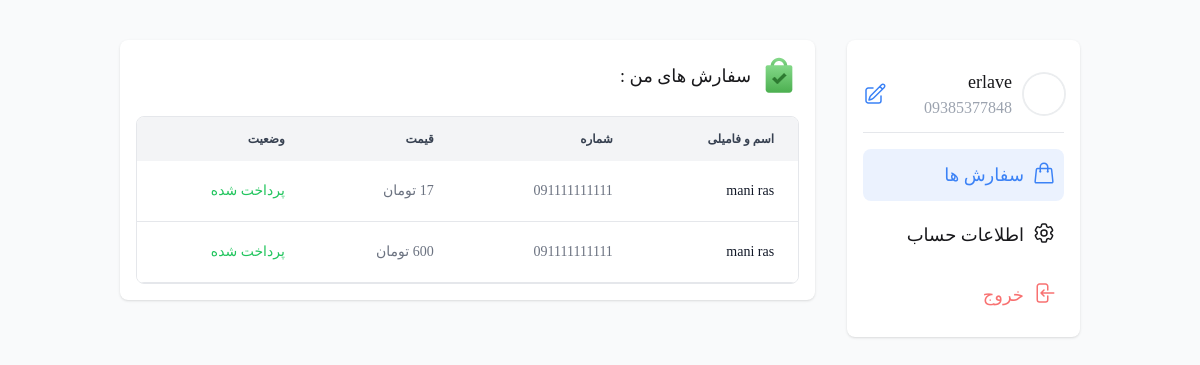
The app's page /panel/dashboard_order/ (signed in) with its own data.
### account_module/models.py (models this page shows, shortened)
class CustomUser(AbstractBaseUser, PermissionsMixin):
    phone_number = models.CharField(max_length=11, unique=True, verbose_name="شماره موبایل")
    email = models.EmailField(unique=True, null=True, blank=True, verbose_name="ایمیل")
    full_name = models.CharField(max_length=50, blank=True, null=True, verbose_name="نام ونام خانوادگی")
    is_active = models.BooleanField(default=False)
    is_staff = models.BooleanField(default=False)
    date_joined = models.DateTimeField(default=timezone.now)
    objects = CustomUserManager()
    class Meta:
        verbose_name_plural = 'کاربر سفارشی'
    USERNAME_FIELD = "phone_number"
    REQUIRED_FIELDS = []  # موقع ساخت ادمین، ایمیل اجباری نیست

### order_module/models.py (models this page shows, shortened)
class Order(models.Model):
    PAYMENT_METHODS = (
        ('online', 'پرداخت اینترنتی'),
        ('cod', 'پرداخت درب منزل'),
        ('credit', 'پرداخت اعتباری'),
    )
    user = models.ForeignKey(CustomUser, on_delete=models.CASCADE, verbose_name='کاربر')
    is_paid = models.BooleanField(default=False, verbose_name='نهایی شده/ نشده')
    total_price = models.DecimalField(blank=True, null=True,max_digits=12, decimal_places=0, default=0, verbose_name='قیمت کل سفارش')
    first_name = models.CharField(blank=True, null=True,max_length=100, verbose_name="نام")
    last_name = models.CharField(blank=True, null=True,max_length=100, verbose_name="نام خانوادگی")
    province = models.CharField(blank=True, null=True,max_length=100, verbose_name="استان")
    city = models.CharField(blank=True, null=True,max_length=100, verbose_name="شهر")
    address = models.TextField(blank=True, null=True,verbose_name="آدرس")
    phone = models.CharField(blank=True, null=True,max_length=20, verbose_name="تلفن")
    postal_code = models.CharField(blank=True, null=True,max_length=20, verbose_name="کد پستی")
    description = models.TextField(blank=True, null=True, verbose_name="توضیحات")
    payment_method = models.CharField(blank=True, null=True,max_length=20, choices=PAYMENT_METHODS, verbose_name="روش پرداخت")
    class Meta:
        verbose_name = 'سبد خرید'
        verbose_name_plural = 'سبدهای خرید کاربران'

### user_panel/views.py (the view)
class dash_order(LoginRequiredMixin, TemplateView):
    template_name = "user_panel/dashboard_cart.html"
    login_url = 'login_url'
    def get(self, request, *args, **kwargs):
        order = Order.objects.filter(
            user=request.user,
            is_paid=True
        )
        context = {
            "order": order
        }
        return render(request, self.template_name, context)

### order_module/context_processors.py (called while the page is built)
def cart_products(request ):
    order = None
    cart_items = None
    order_details =None
    if request.user.is_authenticated:
        try:
            order = Order.objects.get(user=request.user, is_paid=False)
            order_details = order.orderdetails_set.all()
            cart_items = order.orderdetails_set.all()
        except Order.DoesNotExist:
            cart_items = None
            order = None
    return {"cart_items": cart_items,
            "order" : order,
            "order_details": order_details,}

### site_module/context_processors.py (called while the page is built)
def site_settings(request):
    setting = SiteSetting.objects.filter(is_main_setting=True).first()
    return {'site_setting': setting}

### user_panel/templates/user_panel/dashboard_cart.html (shortened to what this page needs)
{% extends "base_dash.html" %}
{% load static %}
{% block content %}
    <main class="container relative">
        <div class="flex flex-col lg:flex-row gap-x-8 mt-10">
            <div class="lg:sticky mb-8 top-1 h-fit lg:w-1/4 hidden lg:flex flex-col gap-y-4 items-center shadow rounded-lg p-4 dark:bg-gray-800 bg-white">
                 <div class="w-full flex items-center justify-between border-b border-gray-200 dark:border-white/20 py-3">
                    <div class="flex items-center gap-x-3">
                        <img src={% static "/images/svg/user.png" %} class="size-10 ring-2 ring-gray-400/20 rounded-full"
                            alt="AVATAR">
                        <span class="felx flex-col gap-y-2">
                            <p class="font-DanaMedium text-lg">{% if  request.user.full_name%}{{request.user.full_name}}{% endif %}  </p>
                            <p class="text-gray-400">{{request.user.phone_number}}</p>
                        </span>
                    </div>
                    <span>
                        <svg class="w-6 h-6 cursor-pointer text-blue-500">
                            <use href="#edit"></use>
                        </svg>
                    </span>
                </div>
                <ul
                class="w-full relative space-y-2 child:duration-300 child:transition-all child:py-3  child:px-2 child:flex child:gap-x-2 text-lg child:cursor-pointer child:rounded-lg">
                <li class=" bg-blue-500/10 text-blue-500">
                    <svg class="w-6 h-6 ">
                        <use href="#shopping-bag"></use>
                    </svg>
                    <a href={% url "dashboard_order" %}>
                        سفارش ها
                </li>
                <li class="hover:text-blue-500">
                    <svg class="w-6 h-6 ">
                        <use href="#cog"></use>
                    </svg>
                    <a href={% url "account_dashboard" %}>اطلاعات حساب </a>
                </li>
                <li class="text-red-400">
                    <svg class="w-6 h-6 ">
                        <use href="#arrow-left-end"></use>
                    </svg>
                    <a href={% url "logout" %}>خروج</a>
                </li>
            </ul>
            </div>
            <div class="lg:w-3/4">
               <div class="flex flex-col shadow rounded-lg p-4 dark:bg-gray-800 bg-white mt-5 lg:mt-0">
               <span class="flex items-center justify-between">
                 <span class="flex items-center gap-x-2">
                    <img src={% static "images/svg/status-delivered.svg" %} class="w-10" alt="">
                    <h2 class="font-DanaMedium text-lg">سفارش های من :</h2>
                </span>
               </span>
                <div class="relative mt-5 overflow-x-auto rounded-lg border border-gray-200 dark:border-gray-700">
                    <table class="w-full text-sm text-right text-gray-500 dark:text-gray-400">
                        <thead class="text-xs text-gray-700  bg-gray-100 dark:bg-gray-900 dark:text-gray-200">
                              <tr>
                                    <th scope="col" class="px-6 py-3.5">
                                            اسم و فامیلی
                                    </th>
                                     <th scope="col" class="px-6 py-3.5">
                                            شماره
                                    </th>
                                    <th scope="col" class="px-6 py-3.5">
                                            قیمت
                                    </th>
                                    <th scope="col" class="px-6 py-3.5">
                                            وضعیت
                                    </th>
                              </tr>
                        </thead>
                            <tbody>
                                {% for order in order  %}
                                    <tr class="bg-white border-b cursor-pointer dark:bg-gray-800 dark:border-gray-700 hover:bg-gray-50 dark:hover:bg-gray-700 transition-all">
                                        <th scope="row"
                                            class="px-6 py-5 font-medium text-gray-900 whitespace-nowrap dark:text-white flex items-center gap-x-2">
                                            {{order.first_name}} {{order.last_name}}
                                        </th>
                                        <td class="px-6 py-5">
                                                  {{order.phone}}
                                        </td>
                                        <td class="px-6 py-5">
                                        {{order.total_price}} تومان
                                        </td>
                                        {% if order.is_paid %}
                                        <td class="px-6 py-5 text-green-500 font-DanaDemiBold">
                                            پرداخت شده
                                        </td>
                                        {% else %}
                                        <td class="px-6 py-5 text-red-500 font-DanaDemiBold ">
                                              در انتظار پرداخت
                                        </td>
                                        {% endif %}
                                    </tr>
                                {% endfor %}
                            </tbody>
                    </table>
                </div>
               </div>
            </div>
        </div>
    </main>
{% endblock content %}

### records on screen
CustomUser: user.full_name "erlave", user.phone_number "09385377848"
Order: first_name "mani", last_name "ras", phone "091111111111", is_paid "پرداخت شده"
Order: first_name "mani", last_name "ras", phone "091111111111", is_paid "پرداخت شده"
